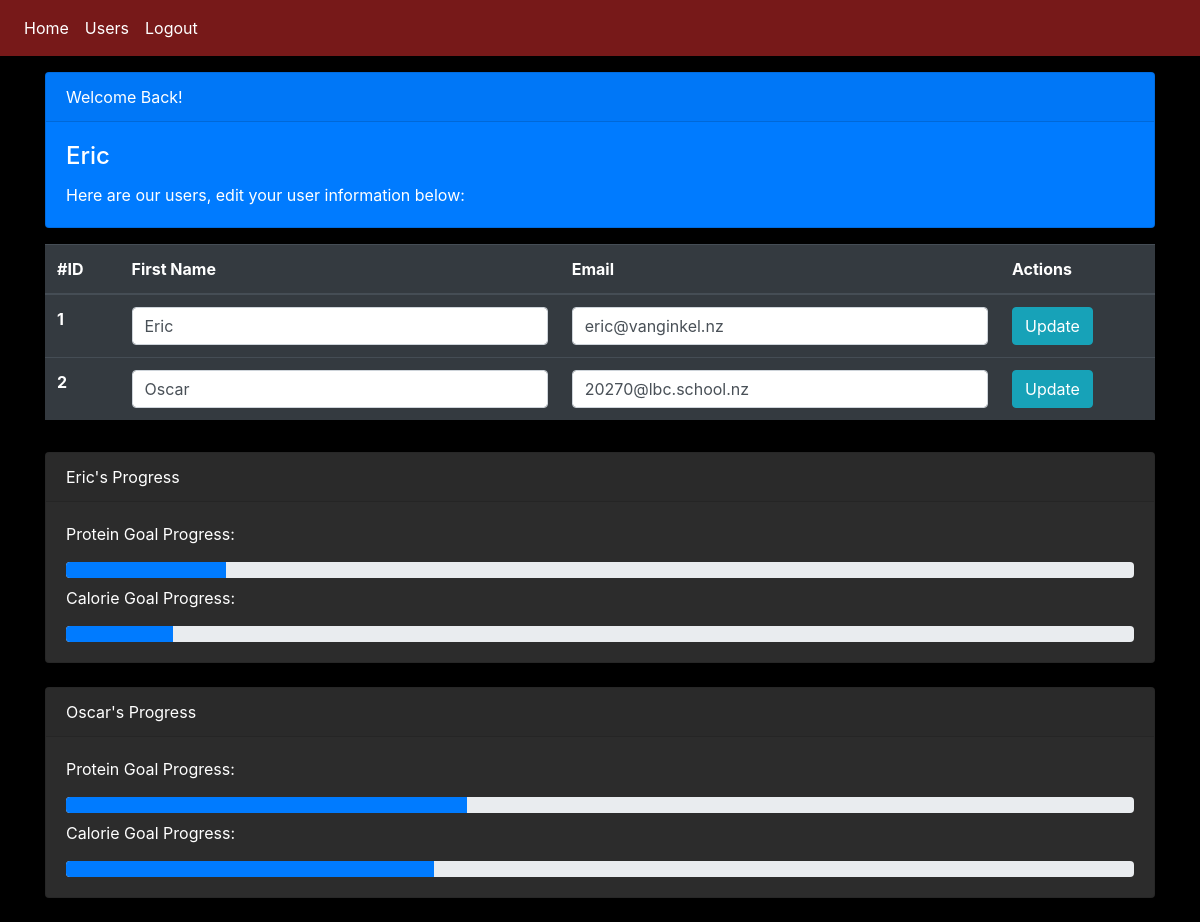
The page /data (signed in) on the database its author committed.
### Website/models.py (models this page shows)
class User(db.Model, UserMixin):  # Inherits from db.Model for ORM and UserMixin for user management
    daily_protein_goal = db.Column(db.Integer, nullable=True, default=100)
    daily_calorie_goal = db.Column(db.Integer, nullable=True, default=1000)
    id = db.Column(db.Integer, primary_key=True)
    email = db.Column(db.String(150), unique=True)
    password = db.Column(db.String(150))
    first_name = db.Column(db.String(150))
    meals = db.relationship('Meal', backref='user', lazy='dynamic')

### Website/veiws.py (the view)
@views.route('/data', methods=['GET', "POST"])
@login_required
def data():
    users_progress = []
    users = User.query.all()
    for user in users:
        meals = Meal.query.filter_by(user_id=user.id, date=datetime.utcnow().date()).all()
        total_protein = sum(meal.protein for meal in meals)
        total_calories = sum(meal.calories for meal in meals)
        protein_percentage = (total_protein / user.daily_protein_goal) * 100 if user.daily_protein_goal else 0
        calorie_percentage = (total_calories / user.daily_calorie_goal) * 100 if user.daily_calorie_goal else 0
        users_progress.append({
            'user': user,
            'protein_percentage': min(protein_percentage, 100),
            'calorie_percentage': min(calorie_percentage, 100),
        })
    return render_template("data.html", users=users, user=current_user, users_progress=users_progress)

### Website/templates/data.html (shortened to what this page needs)
{% extends "base.html" %}
{% block content %}
<div class="mt-3 mb-3">
  <div class="card text-white bg-primary mb-3">
    <div class="card-header">Welcome Back!</div>
    <div class="card-body">
      <h4 class="card-title">{{ user.first_name }}</h4>
      <p class="card-text">Here are our users, edit your user information below:</p>
    </div>
  </div>
  <div class="table-responsive">
    <table class="table table-dark table-hover">
      <thead>
        <tr>
          <th scope="col">#ID</th>
          <th scope="col">First Name</th>
          <th scope="col">Email</th>
          <th scope="col">Actions</th>
        </tr>
      </thead>
      <tbody>
        {% for user in users %}
        <form method="post" action="/update_user/{{ user.id }}">
        <tr>
          <th scope="row">{{ user.id }}</th>
          <td>
            <input type="text" name="name" value="{{ user.first_name }}" class="form-control">
          </td>
          <td>
            <input type="email" name="email" value="{{ user.email }}" class="form-control">
          </td>
          <td>
            <button type="submit" class="btn btn-info">Update</button>
          </td>
        </tr>
        </form>
        {% endfor %}
      </tbody>
    </table>
  </div>
</div>
{% for user_progress in users_progress %}
  <div class="card mb-4" style="background-color: #2c2c2c;">
    <div class="card-header" style="color: #ffffff;">
      {{ user_progress.user.first_name }}'s Progress
    </div>
    <div class="card-body" style="color: #ffffff;">
      <p>Protein Goal Progress:</p>
      <div class="progress">
        <div class="progress-bar" role="progressbar" style="width: {{ user_progress.protein_percentage }}%" aria-valuenow="{{ user_progress.protein_percentage }}" aria-valuemin="0" aria-valuemax="100"></div>
      </div>
      <p class="mt-2">Calorie Goal Progress:</p>
      <div class="progress">
        <div class="progress-bar" role="progressbar" style="width: {{ user_progress.calorie_percentage }}%" aria-valuenow="{{ user_progress.calorie_percentage }}" aria-valuemin="0" aria-valuemax="100"></div>
      </div>
    </div>
  </div>
{% endfor %}
{% endblock %}

### Website/templates/base.html (shortened to what this page needs)
<!DOCTYPE html>
<html>
  <head>
    <link
      rel="stylesheet"
      href="https://stackpath.bootstrapcdn.com/bootstrap/4.4.1/css/bootstrap.min.css"
    />
    <link
      rel="stylesheet"
      href="https://stackpath.bootstrapcdn.com/font-awesome/4.7.0/css/font-awesome.min.css"
    />
    <link rel="stylesheet" type="text/css" href="{{ url_for('static', filename='style.css') }}">
  </head>
  <body>
    <nav class="navbar navbar-expand-lg navbar-dark navbar-red">
      <div class="collapse navbar-collapse" id="navbar">
        <div class="navbar-nav">
          {% if user.is_authenticated %}
          <a class="nav-item nav-link" id="home" href="/">Home</a>
          <a class="nav-item nav-link" id="data" href="/data">Users</a>
          <a class="nav-item nav-link" id="logout" href="/logout">Logout</a>
          {% else %}
          <a class="nav-item nav-link" id="login" href="/login">Login</a>
          <a class="nav-item nav-link" id="signUp" href="/sign-up">Sign Up</a>
          {% endif %}
        </div>
      </div>
    </nav>
    <div class="container">{% block content %}{% endblock %}</div>
  </body>
</html>

### Website/static/style.css (style rules this page uses)
.navbar-red .nav-link { color: #ffffff !important; }
.navbar-red { background-color: #771919 !important; }
body { background-color: #000000; color: #ffffff; }

### rows shown on the page
User: first_name "Eric", id "1", name "Eric", email "eric@vanginkel.nz", user.first_name "Eric"
User: id "2", name "Oscar", email "20270@lbc.school.nz", user.first_name "Oscar"
